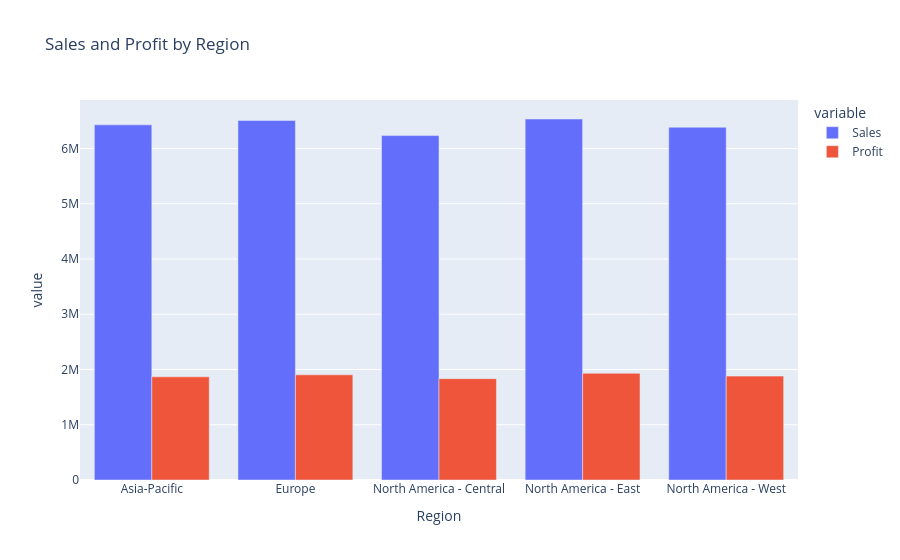

The cell this chart's notebook holds for it:
### Code cell
fig = px.bar(
    region_analysis,
    x="Region",
    y=["Sales", "Profit"],
    barmode="group",
    title="Sales and Profit by Region"
)

fig.show()

### Figure 1 — Plotly figure (JSON) as saved in the notebook; plotly's stock layout.template omitted (floating-point values rounded to 4 significant figures)
{"data": [{"alignmentgroup": "True", "hovertemplate": "variable=Sales<br>Region=%{x}<br>value=%{y}<extra></extra>", "legendgroup": "Sales", "marker": {"color": "#636efa", "pattern": {"shape": ""}}, "name": "Sales", "offsetgroup": "Sales", "orientation": "v", "showlegend": true, "textposition": "auto", "type": "bar", "x": ["Asia-Pacific", "Europe", "North America - Central", "North America - East", "North America - West"], "xaxis": "x", "y": [6428000.0, 6507000.0, 6234000.0, 6534000.0, 6384000.0], "yaxis": "y"}, {"alignmentgroup": "True", "hovertemplate": "variable=Profit<br>Region=%{x}<br>value=%{y}<extra></extra>", "legendgroup": "Profit", "marker": {"color": "#EF553B", "pattern": {"shape": ""}}, "name": "Profit", "offsetgroup": "Profit", "orientation": "v", "showlegend": true, "textposition": "auto", "type": "bar", "x": ["Asia-Pacific", "Europe", "North America - Central", "North America - East", "North America - West"], "xaxis": "x", "y": [1868000.0, 1903000.0, 1835000.0, 1931000.0, 1880000.0], "yaxis": "y"}], "layout": {"barmode": "group", "legend": {"title": {"text": "variable"}, "tracegroupgap": 0}, "title": {"text": "Sales and Profit by Region"}, "xaxis": {"anchor": "y", "domain": [0, 1], "title": {"text": "Region"}}, "yaxis": {"anchor": "x", "domain": [0, 1], "title": {"text": "value"}}}}
